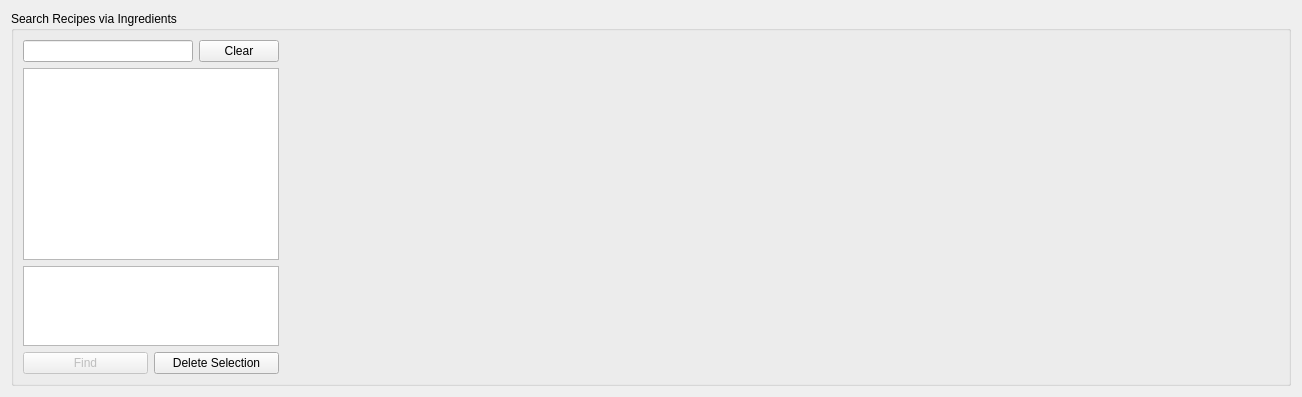
     <widget class="QWidget" name="tab_3">
      <property name="minimumSize">
       <size>
        <width>1270</width>
        <height>0</height>
       </size>
      </property>
      <property name="styleSheet">
       <string notr="true"/>
      </property>
      <attribute name="title">
       <string>Search</string>
      </attribute>
      <layout class="QGridLayout" name="gridLayout_6">
       <item row="0" column="0">
        <widget class="QGroupBox" name="groupBox_6">
         <property name="minimumSize">
          <size>
           <width>0</width>
           <height>200</height>
          </size>
         </property>
         <property name="title">
          <string>Search Recipes via Ingredients</string>
         </property>
         <layout class="QHBoxLayout" name="horizontalLayout_21">
          <item>
           <layout class="QVBoxLayout" name="verticalLayout_21">
            <property name="bottomMargin">
             <number>0</number>
            </property>
            <item>
             <layout class="QHBoxLayout" name="horizontalLayout_2">
              <item>
               <widget class="QLineEdit" name="SearchInput">
                <property name="cursor">
                 <cursorShape>BusyCursor</cursorShape>
                </property>
               </widget>
              </item>
              <item>
               <widget class="QPushButton" name="Clear">
                <property name="text">
                 <string>Clear</string>
                </property>
               </widget>
              </item>
             </layout>
            </item>
            <item>
             <widget class="QListWidget" name="SelectIngredientsList">
              <property name="sizePolicy">
               <sizepolicy hsizetype="Expanding" vsizetype="Expanding">
                <horstretch>0</horstretch>
                <verstretch>0</verstretch>
               </sizepolicy>
              </property>
              <property name="minimumSize">
               <size>
                <width>0</width>
                <height>0</height>
               </size>
              </property>
             </widget>
            </item>
            <item>
             <widget class="QListWidget" name="SelectedItemsList">
              <property name="sizePolicy">
               <sizepolicy hsizetype="Expanding" vsizetype="MinimumExpanding">
                <horstretch>0</horstretch>
                <verstretch>0</verstretch>
               </sizepolicy>
              </property>
              <property name="minimumSize">
               <size>
                <width>0</width>
                <height>0</height>
               </size>
              </property>
              <property name="maximumSize">
               <size>
                <width>16777215</width>
                <height>80</height>
               </size>
              </property>
             </widget>
            </item>
            <item>
             <layout class="QHBoxLayout" name="horizontalLayout_3">
              <property name="bottomMargin">
               <number>0</number>
              </property>
              <item>
               <widget class="QPushButton" name="Find">
                <property name="enabled">
                 <bool>false</bool>
                </property>
                <property name="text">
                 <string>Find</string>
                </property>
               </widget>
              </item>
              <item>
               <widget class="QPushButton" name="DeleteSelection">
                <property name="text">
                 <string>Delete Selection</string>
                </property>
               </widget>
              </item>
             </layout>
            </item>
           </layout>
          </item>
          <item>
           <spacer name="horizontalSpacer_6">
            <property name="orientation">
             <enum>Qt::Horizontal</enum>
            </property>
            <property name="sizeType">
             <enum>QSizePolicy::Expanding</enum>
            </property>
            <property name="sizeHint" stdset="0">
             <size>
              <width>1000</width>
              <height>100</height>
             </size>
            </property>
           </spacer>
          </item>
         </layout>
        </widget>
       </item>
      </layout>
     </widget>
